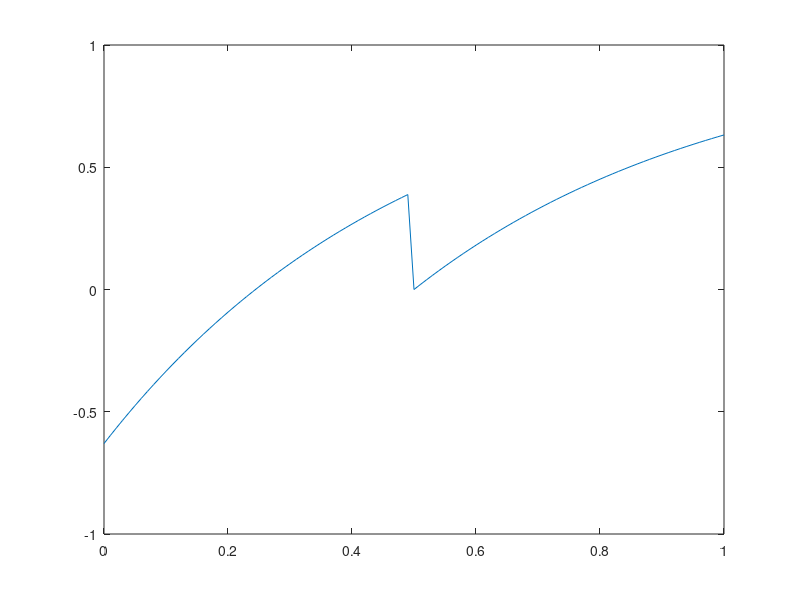

MATLAB code for this plot: (Note: this script raises an error after producing the figure.)
% Plot of Mz for IR Question.

t = [0:0.01:1];
Mz = -1.63*exp(-t/0.5)+1;
Mz(51:101) = 1-exp(-(t(51:101)-.5)/.5);
plot(t,Mz)
lplot('Time (s)','M_z / M_0','Simple IR Signal Example',[0 1 -1 1]);
setprops
